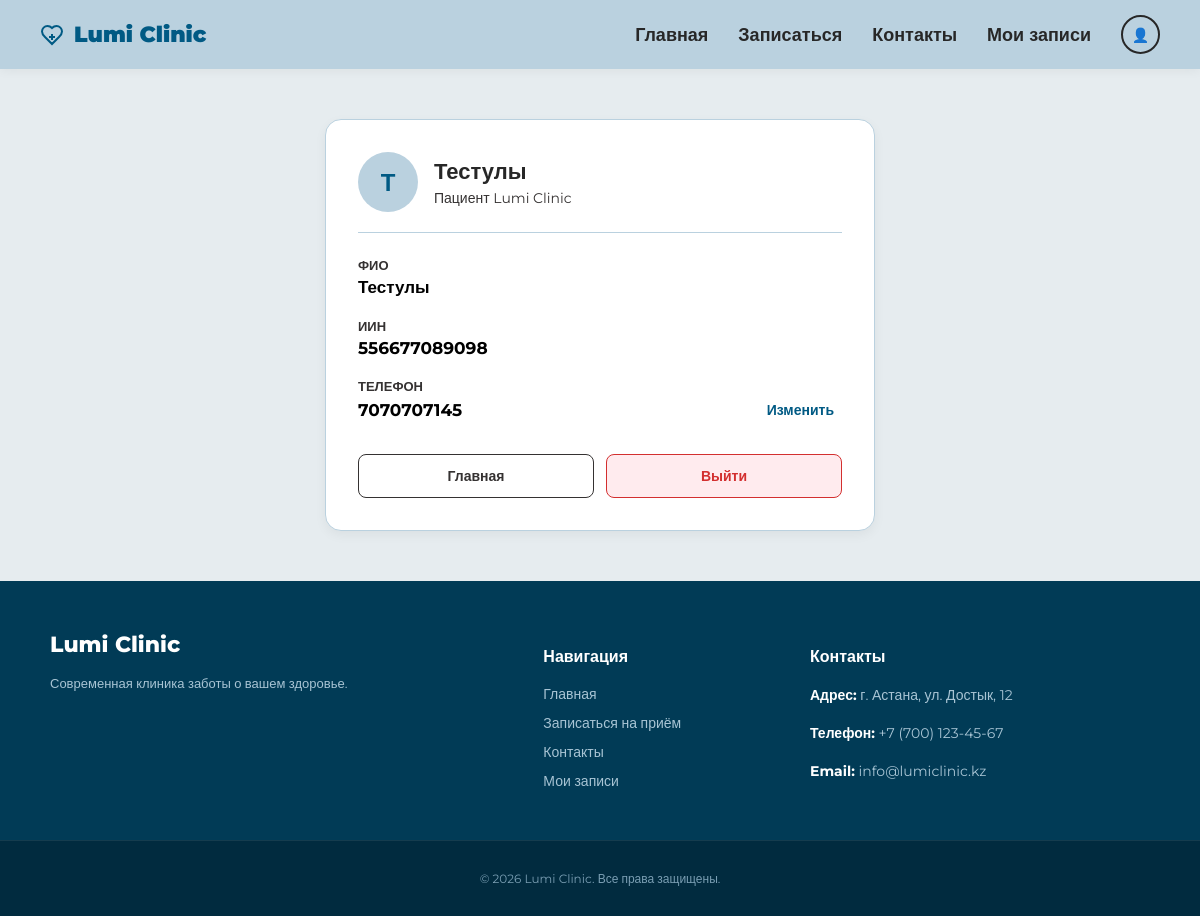
Page /profile/ (signed in) on the committed database.
### booking/models.py (models this page shows, shortened)
class PatientProfile(models.Model):
    user = models.OneToOneField(
        User,
        on_delete=models.CASCADE
    )
    iin = models.CharField(
        max_length=12,
        unique=True
    )
    full_name = models.CharField(
        max_length=150
    )
    phone = models.CharField(
        max_length=20,
        unique=True
    )

### booking/views.py (the view)
# urls.py: path('profile/', views.profile, name='profile'),
@login_required(login_url='/login/')
def profile(request):
  profile, created = PatientProfile.objects.get_or_create(
      user=request.user,
      defaults={
          'iin': str(request.user.id).zfill(12),
          'full_name': request.user.get_full_name() or request.user.username,
          'phone': f'not-set-{request.user.id}',
      },
  )
  return render(request, 'booking/profile.html', {'profile': profile})

### booking/templates/booking/profile.html (shortened to what this page needs)
{% extends "booking/base.html" %}
{% load static %}
{% block extra_css %}
<link rel="stylesheet" href="{% static 'css/profile.css' %}">
{% endblock %}
{% block content %}
<div class="profile-container">
    <div class="profile-card">
        <div class="profile-header">
            <div class="avatar">
                {{ profile.full_name|slice:":1"|upper|default:"У" }}
            </div>
            <div>
                <h1 style="margin: 0; font-size: 22px;">{{ profile.full_name }}</h1>
                <p style="margin: 4px 0 0; color: var(--dark-gray, #353232); font-size: 14px;">Пациент Lumi Clinic</p>
            </div>
        </div>
        <div class="profile-field">
            <span>ФИО</span>
            <strong>{{ profile.full_name }}</strong>
        </div>
        <div class="profile-field">
            <span>ИИН</span>
            <strong>{{ profile.iin }}</strong>
        </div>
        <div class="profile-field">
            <span>Телефон</span>
            <div class="phone-row">
                <strong>{{ profile.phone }}</strong>
                <button type="button" class="btn-edit" onclick="openPhoneModal()">Изменить</button>
            </div>
        </div>
        <div class="profile-actions">
            <a href="{% url 'main' %}" class="btn btn-outline">Главная</a>
            <button type="button" class="btn btn-danger" onclick="openLogout()">Выйти</button>
        </div>
    </div>
</div>
{% endblock %}

### static/css/base.css (style rules this page uses)
:root { --base-primary: #015A84; --base-light-blue: #BAD1DF; --base-bg-color: #E6ECEF; --base-text-dark: #272727; --base-white: #FFFFFF; }
body { margin: 0; font-family: 'Montserrat', sans-serif; background-color: var(--base-bg-color); color: var(--base-text-dark); display: flex; flex-direction: column; min-height: 100vh; }

### static/css/profile.css (style rules this page uses)
.profile-container { max-width: 550px; margin: 50px auto; padding: 0 20px; }
.profile-card { background: var(--white, #fff); border-radius: 16px; padding: 32px; border: 1px solid var(--light-blue, #BAD1DF); box-shadow: 0 4px 12px rgba(0, 0, 0, 0.05); }
.profile-header { display: flex; align-items: center; gap: 16px; margin-bottom: 24px; padding-bottom: 20px; border-bottom: 1px solid var(--light-blue, #BAD1DF); }
.avatar { width: 60px; height: 60px; border-radius: 50%; background: var(--light-blue, #BAD1DF); color: var(--primary, #015A84); display: flex; align-items: center; justify-content: center; font-size: 24px; font-weight: bold; }
.profile-field { margin-bottom: 20px; }
.profile-field span { display: block; font-size: 13px; color: var(--dark-gray, #353232); margin-bottom: 4px; text-transform: uppercase; font-weight: 600; }
.profile-field strong { font-size: 17px; color: var(--black, #000); }
.phone-row { display: flex; justify-content: space-between; align-items: center; }
.btn-edit { background: none; border: none; color: var(--primary, #015A84); font-weight: 600; font-size: 14px; cursor: pointer; padding: 4px 8px; border-radius: 4px; transition: background 0.2s; }
.profile-actions { margin-top: 32px; display: flex; gap: 12px; }
.btn { padding: 12px 20px; border-radius: 8px; font-weight: bold; font-size: 14px; border: none; cursor: pointer; transition: all 0.2s; text-decoration: none; text-align: center; flex: 1; }
.btn-outline { background: var(--white, #fff); border: 1px solid var(--dark-gray, #353232); color: var(--dark-gray, #353232); }
.btn-danger { background: var(--danger-bg, #FFEBEE); color: var(--danger, #D32F2F); border: 1px solid var(--danger, #D32F2F); }

### rows in the picture
PatientProfile: full_name "Т", full_name "Тестулы", iin "556677089098", phone "7070707145"
